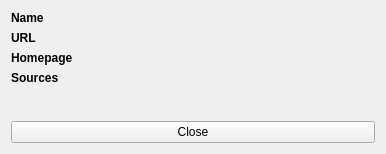
<?xml version="1.0" encoding="UTF-8"?>
<ui version="4.0">
 <class>SourceRegistryWindow</class>
 <widget class="QWidget" name="SourceRegistryWindow">
  <property name="windowModality">
   <enum>Qt::WindowModal</enum>
  </property>
  <property name="geometry">
   <rect>
    <x>0</x>
    <y>0</y>
    <width>386</width>
    <height>154</height>
   </rect>
  </property>
  <property name="windowTitle">
   <string>Source registry</string>
  </property>
  <property name="windowIcon">
   <iconset resource="../../resources/resources.qrc">
    <normaloff>:/images/icon.ico</normaloff>:/images/icon.ico</iconset>
  </property>
  <layout class="QFormLayout" name="formLayout">
   <item row="0" column="0">
    <widget class="QLabel" name="labelNameLabel">
     <property name="font">
      <font>
       <weight>75</weight>
       <bold>true</bold>
      </font>
     </property>
     <property name="text">
      <string>Name</string>
     </property>
    </widget>
   </item>
   <item row="0" column="1">
    <widget class="QLabel" name="labelName">
     <property name="text">
      <string/>
     </property>
    </widget>
   </item>
   <item row="1" column="0">
    <widget class="QLabel" name="labelJsonUrlLabel">
     <property name="font">
      <font>
       <weight>75</weight>
       <bold>true</bold>
      </font>
     </property>
     <property name="text">
      <string>URL</string>
     </property>
    </widget>
   </item>
   <item row="1" column="1">
    <widget class="QLabel" name="labelJsonUrl">
     <property name="sizePolicy">
      <sizepolicy hsizetype="Ignored" vsizetype="Preferred">
       <horstretch>0</horstretch>
       <verstretch>0</verstretch>
      </sizepolicy>
     </property>
     <property name="text">
      <string/>
     </property>
     <property name="textInteractionFlags">
      <set>Qt::TextBrowserInteraction</set>
     </property>
    </widget>
   </item>
   <item row="2" column="0">
    <widget class="QLabel" name="labelHomeLabel">
     <property name="font">
      <font>
       <weight>75</weight>
       <bold>true</bold>
      </font>
     </property>
     <property name="text">
      <string>Homepage</string>
     </property>
    </widget>
   </item>
   <item row="2" column="1">
    <widget class="QLabel" name="labelHome">
     <property name="sizePolicy">
      <sizepolicy hsizetype="Ignored" vsizetype="Preferred">
       <horstretch>0</horstretch>
       <verstretch>0</verstretch>
      </sizepolicy>
     </property>
     <property name="text">
      <string/>
     </property>
     <property name="textInteractionFlags">
      <set>Qt::TextBrowserInteraction</set>
     </property>
    </widget>
   </item>
   <item row="3" column="0">
    <widget class="QLabel" name="labelSourcesLabel">
     <property name="font">
      <font>
       <weight>75</weight>
       <bold>true</bold>
      </font>
     </property>
     <property name="text">
      <string>Sources</string>
     </property>
    </widget>
   </item>
   <item row="3" column="1">
    <widget class="QLabel" name="labelSources">
     <property name="text">
      <string/>
     </property>
     <property name="wordWrap">
      <bool>true</bool>
     </property>
    </widget>
   </item>
   <item row="4" column="0" colspan="2">
    <spacer name="spacer">
     <property name="orientation">
      <enum>Qt::Vertical</enum>
     </property>
     <property name="sizeType">
      <enum>QSizePolicy::MinimumExpanding</enum>
     </property>
     <property name="sizeHint" stdset="0">
      <size>
       <width>0</width>
       <height>0</height>
      </size>
     </property>
    </spacer>
   </item>
   <item row="5" column="0" colspan="2">
    <widget class="QPushButton" name="buttonClose">
     <property name="text">
      <string>Close</string>
     </property>
    </widget>
   </item>
  </layout>
 </widget>
 <resources>
  <include location="../../resources/resources.qrc"/>
 </resources>
 <connections>
  <connection>
   <sender>buttonClose</sender>
   <signal>clicked()</signal>
   <receiver>SourceRegistryWindow</receiver>
   <slot>close()</slot>
   <hints>
    <hint type="sourcelabel">
     <x>108</x>
     <y>348</y>
    </hint>
    <hint type="destinationlabel">
     <x>134</x>
     <y>206</y>
    </hint>
   </hints>
  </connection>
 </connections>
</ui>
